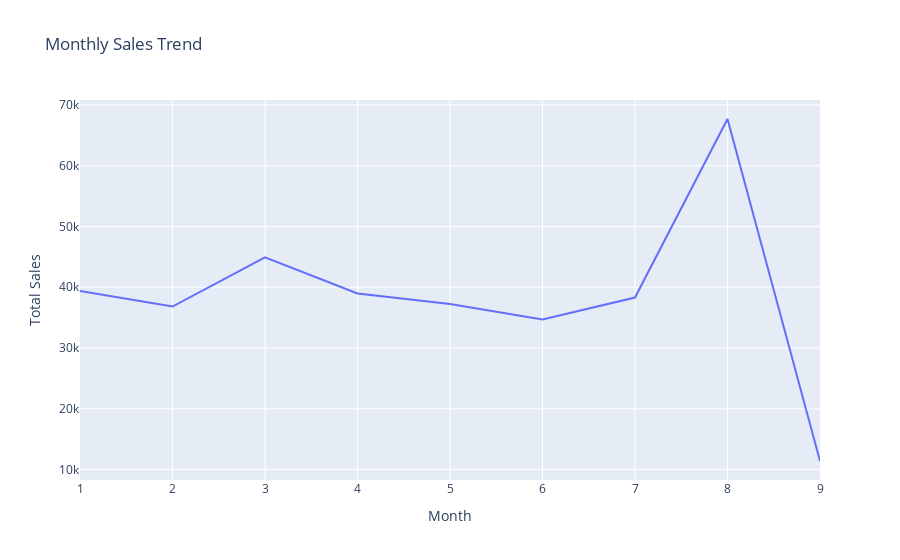

Notebook cell for this chart:
### Code cell
# 2. Sales Trends Over Time
monthly_sales = df.groupby('transaction_month')['total_sales'].sum().reset_index()
fig3 = px.line(monthly_sales, x='transaction_month', y='total_sales', title='Monthly Sales Trend', labels={'total_sales': 'Total Sales', 'transaction_month': 'Month'})
fig3.show()

### Figure 1 — Plotly figure (JSON) as saved in the notebook; plotly's stock layout.template omitted (floating-point values rounded to 4 significant figures)
{"data": [{"hovertemplate": "Month=%{x}<br>Total Sales=%{y}<extra></extra>", "legendgroup": "", "line": {"color": "#636efa", "dash": "solid"}, "marker": {"symbol": "circle"}, "mode": "lines", "name": "", "orientation": "v", "showlegend": false, "type": "scatter", "x": [1, 2, 3, 4, 5, 6, 7, 8, 9], "xaxis": "x", "y": [39370.0, 36820.0, 44930.0, 38960.0, 37260.0, 34690.0, 38300.0, 67680.0, 11410.0], "yaxis": "y"}], "layout": {"legend": {"tracegroupgap": 0}, "title": {"text": "Monthly Sales Trend"}, "xaxis": {"anchor": "y", "domain": [0, 1], "title": {"text": "Month"}}, "yaxis": {"anchor": "x", "domain": [0, 1], "title": {"text": "Total Sales"}}}}
